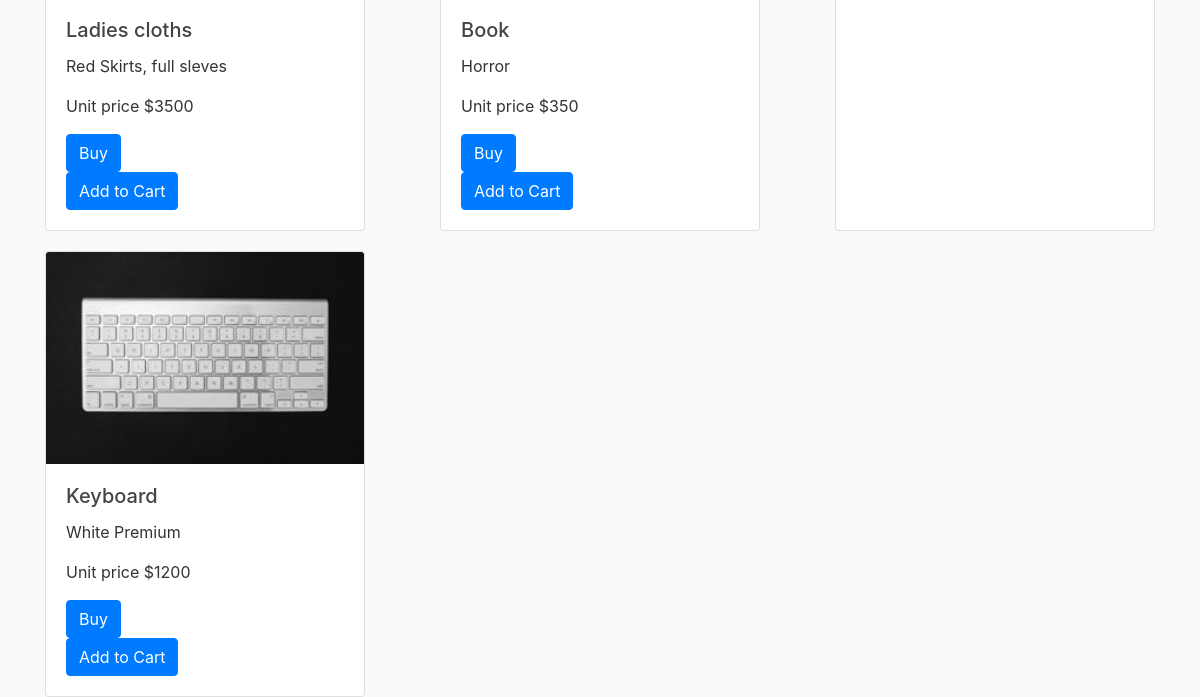
Page /home (lower part) on the earlier database version.
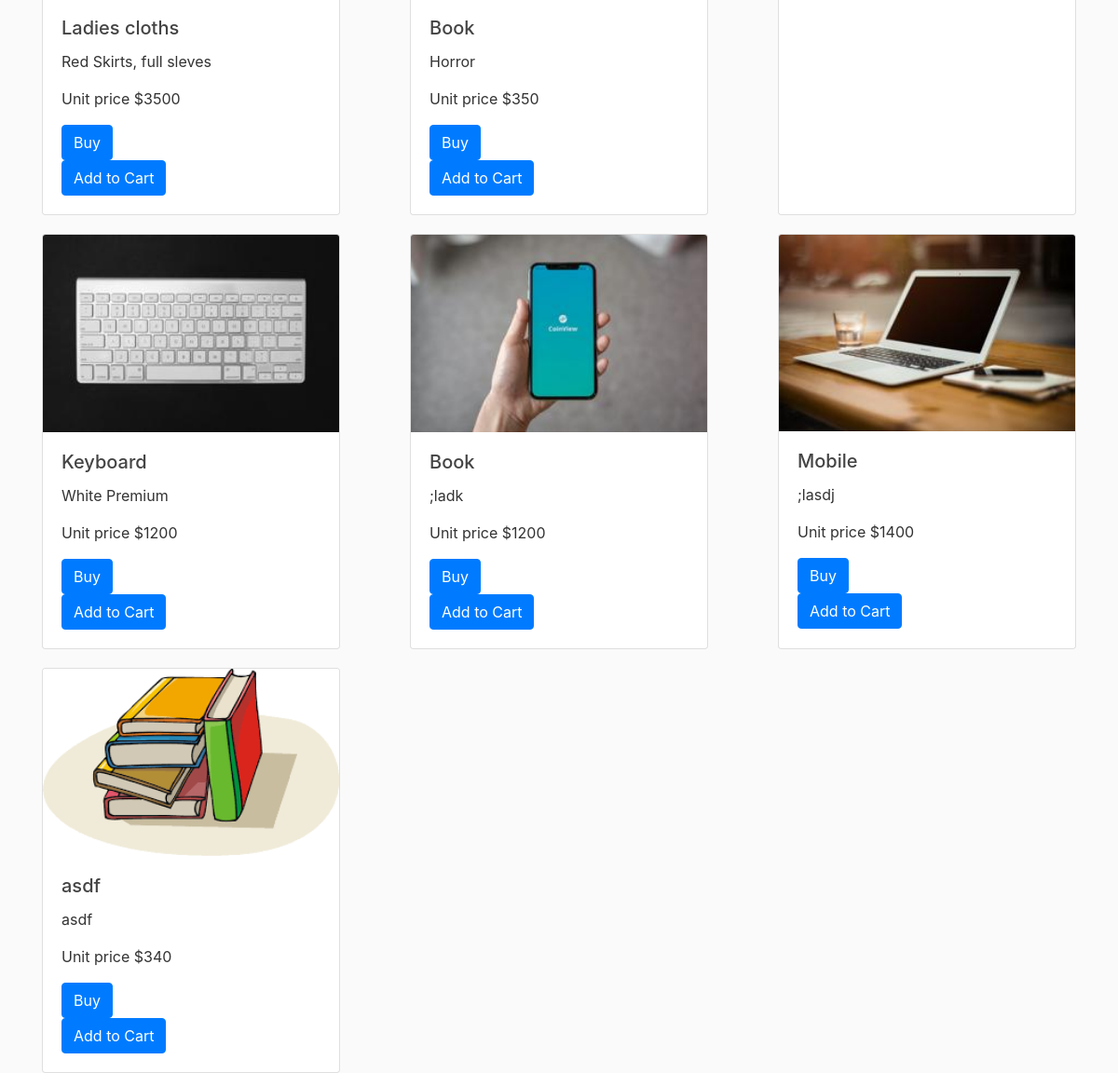
Same page on the later database version.
### sweats/models.py (models this page shows, shortened)
class Item(db.Model):
    __tablename__ = 'items'
    id = db.Column(db.Integer , primary_key=True)
    category = db.Column(db.String(20))
    description = db.Column(db.String(200), nullable=False)
    image_file = db.Column(db.String(20), nullable=False)
    unit_price = db.Column(db.Integer , nullable=False)
    cart_items = db.relationship('Cart' , backref='item' , lazy=True)

### sweats/routes/customer_routes.py (the view)
@app.route("/")
@app.route("/home")
def home():
    items = Item.query.all()
    return render_template('home.html', items=items)

### sweats/templates/home.html
{% extends "layout.html" %}
{% block content %}
<div class="item-container">
    {% for item in items %}
    <div class="card" style="width: 20em;">
        <img class="card-img-top" src="{{ url_for('static', filename='product_pics/'+item.image_file) }}" alt="Card image cap">
        <div class="card-body">
            <h5 class="card-title">{{ item.category }}</h5>
            <p class="card-text">{{ item.description }}</p>
            <p class="card-text">Unit price ${{ item.unit_price }}</p>
            <form action="{{ url_for('place_order', item_id=item.id) }}" method="POST"><button type="submit" class="btn btn-primary">Buy</button></form>
            <form action=""><button type="submit" class="btn btn-primary">Add to Cart</button></form>
        </div>
    </div>
    {% endfor %}
</div>
{% endblock content %}

### sweats/templates/layout.html (shortened to what this page needs)
<!DOCTYPE html>
<html lang="en">
<head>
    <link rel="stylesheet" href="https://stackpath.bootstrapcdn.com/bootstrap/4.4.1/css/bootstrap.min.css">
    <link rel="stylesheet" type='text/css' href="{{ url_for('static' , filename='main.css') }}">
</head>
<body>
    <main role="main" class="container">
        {% block content %}{% endblock %}
    </main>
</body>
</html>

### sweats/static/main.css (style rules this page uses)
body { background: #fafafa; color: #333333; margin-top: 5rem; }
h1, h2, h3, h4, h5, h6 { color: #444444; }
.item-container { display: flex; justify-content: space-between; flex-wrap: wrap; }
.item-container > div { margin-top: 20px; }

Differences in the rows shown:
added Item: image_file (picture), category "Book", description ";ladk", unit_price "1200"
added Item: image_file (picture), category "Mobile", description ";lasdj", unit_price "1400"
added Item: image_file (picture), category "asdf", description "asdf", unit_price "340"
